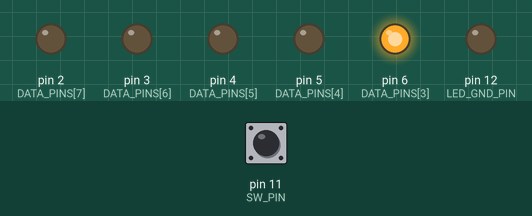
Recording of a sketch running on a simulated Arduino Uno, built with avr-gcc and run on an emulated ATmega328P. Parts: output pins drawn as LEDs (lit = HIGH). Inputs (shaded band) come from the test bench; at power-on: pin 11 (SW_PIN) HIGH. Pins used as bus, display or sensor lines are not drawn.

Above: at 1.2 s.
1.3 s: pin 11 (SW_PIN) pulled LOW for 3.2 s
At 6.3 s:
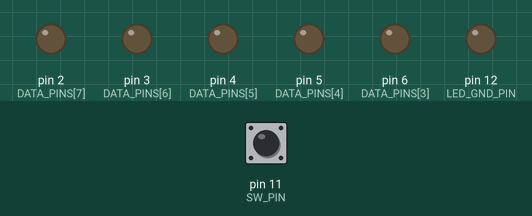
7.5 s: pin 11 (SW_PIN) pulled LOW for 0.15 s
At 10.5 s:
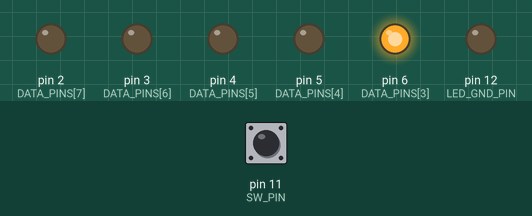
10.6 s: pin 11 (SW_PIN) pulled LOW for 1 s
At 26.1 s:
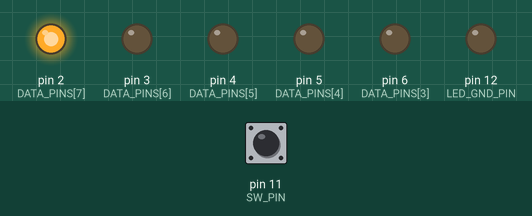
Timing chart, 0 to 32.0 s (numbered marks = the images above; inputs shaded):
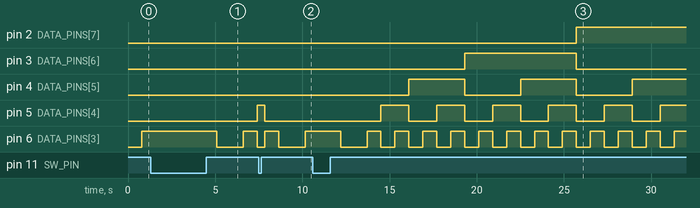

The sketch:

Day3Exercise4.ino
```cpp
#include<Arduino.h>

/** Constants **/
const unsigned int DATA_PINS[8] = {15, 14, 7, 6, 5, 4, 3, 2};
const unsigned int DEBOUNCE_RELEASE_DELAY = 50;
const unsigned int LED_GND_PIN = 12;
const unsigned int PROG_DELAY = 100;
const unsigned int SW_PIN = 11;

/** Variables **/
unsigned char count = 0;
bool is_counting_up = true;

void setup() {
    for (int x = 0; x < sizeof(DATA_PINS)/sizeof(DATA_PINS[0]); x++) {
        pinMode(DATA_PINS[x], OUTPUT);
    }

    pinMode(SW_PIN, INPUT_PULLUP);
    pinMode(LED_GND_PIN, OUTPUT);
    digitalWrite(LED_GND_PIN, LOW);
}

void loop() {
    displayValue(count);

    if (digitalRead(SW_PIN) == LOW) {
        is_counting_up = !is_counting_up;

        while(digitalRead(SW_PIN) == LOW) {
            delay(DEBOUNCE_RELEASE_DELAY);
        }
    }

    if (is_counting_up && count == 256) {
        is_counting_up = false;
    } else if (!is_counting_up && count == 0) {
        is_counting_up = true;
    }

    count = (is_counting_up) ? count + 1 : count - 1;

    delay(PROG_DELAY);
}

void displayValue(unsigned int num) {
    for (int x = 0; x < sizeof(DATA_PINS)/sizeof(DATA_PINS[0]); x++) {
        digitalWrite(DATA_PINS[x], num & (1<<x));
    }
}
```

Measured:
- after the input at 1.3 s, pin 3 (DATA_PINS[6]): stays LOW (without the input it goes to HIGH after 5.1 s); pin 4 (DATA_PINS[5]): stays LOW (without the input it goes to HIGH after 1.9 s)
- after the input at 7.5 s, pin 4 (DATA_PINS[5]): stays LOW (without the input it goes to HIGH after 1.5 s); pin 5 (DATA_PINS[4]): HIGH → LOW after 0.35 s instead of 1.5 s
- after the input at 10.6 s, pin 2 (DATA_PINS[7]): LOW → HIGH after 15.1 s instead of 11.6 s
- by itself, pin 6 (DATA_PINS[3]): repeats every 1.6 s: HIGH 0.80 s, LOW 0.80 s
